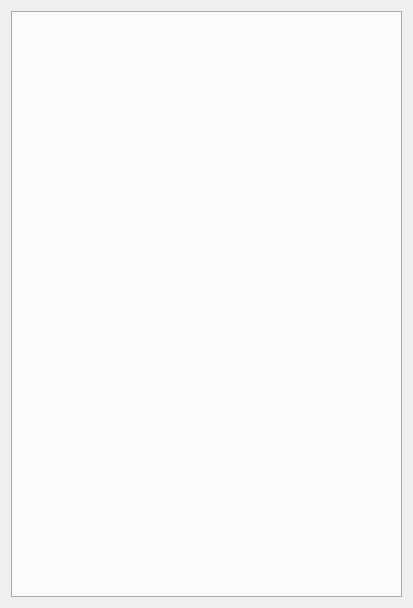
<?xml version="1.0" encoding="UTF-8"?>
<ui version="4.0">
 <class>WOnlineDoc</class>
 <widget class="QWidget" name="WOnlineDoc">
  <property name="geometry">
   <rect>
    <x>0</x>
    <y>0</y>
    <width>413</width>
    <height>608</height>
   </rect>
  </property>
  <property name="sizePolicy">
   <sizepolicy hsizetype="Preferred" vsizetype="Preferred">
    <horstretch>0</horstretch>
    <verstretch>0</verstretch>
   </sizepolicy>
  </property>
  <property name="windowTitle">
   <string>Form</string>
  </property>
  <property name="styleSheet">
   <string notr="true"/>
  </property>
  <layout class="QGridLayout" name="gridLayout">
   <item row="0" column="0" rowspan="2" colspan="2">
    <widget class="QTabWidget" name="tabWidget">
     <property name="enabled">
      <bool>true</bool>
     </property>
     <property name="sizePolicy">
      <sizepolicy hsizetype="Expanding" vsizetype="Expanding">
       <horstretch>0</horstretch>
       <verstretch>0</verstretch>
      </sizepolicy>
     </property>
     <property name="styleSheet">
      <string notr="true"/>
     </property>
     <property name="tabPosition">
      <enum>QTabWidget::South</enum>
     </property>
     <property name="currentIndex">
      <number>-1</number>
     </property>
    </widget>
   </item>
  </layout>
 </widget>
 <resources/>
 <connections/>
</ui>
